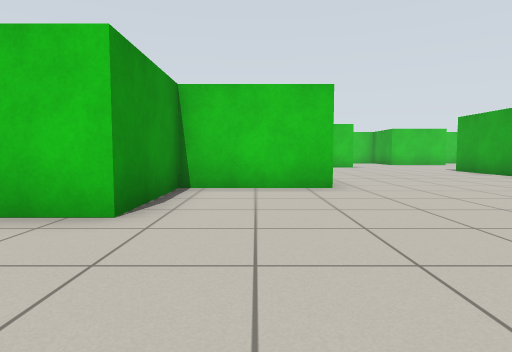
view 1 (above)

24 first-person views from a walk through a world built for the Gazebo simulator. The camera is 0.69 m above the floor, tilts 4° down and sees 75° across. The floor is counted in squares, 1 m on a side. Each view is taken from the middle of a square. On the plan, view 1 faces up. The plan holds only what a view shows up to about 10 squares ahead; the rest is blank. The place goes on beyond the plan. Robots are left out.

view 2
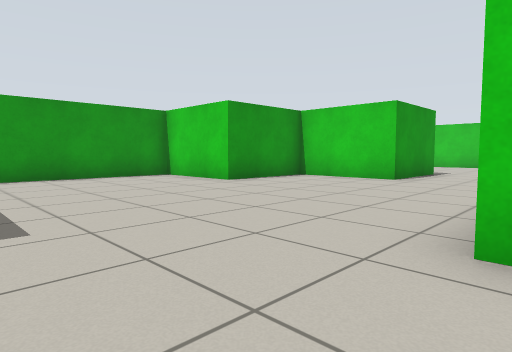

view 3
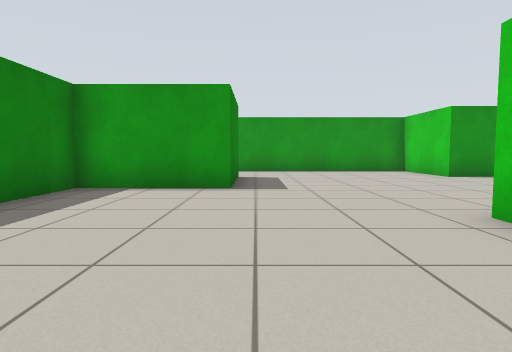

view 4
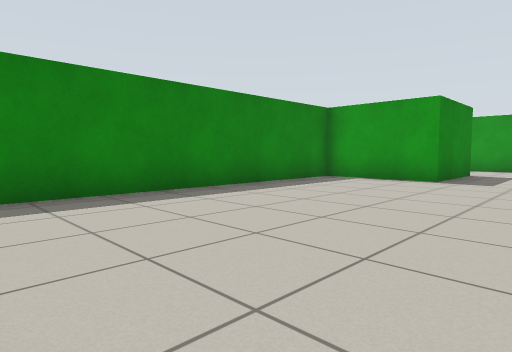

view 5
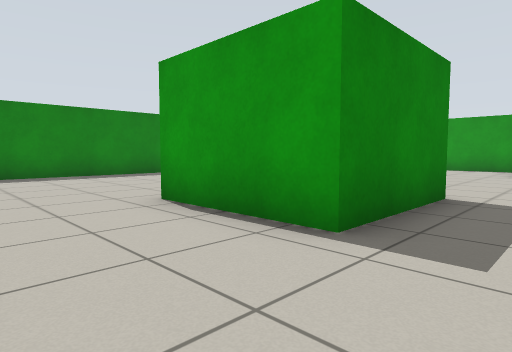

view 6
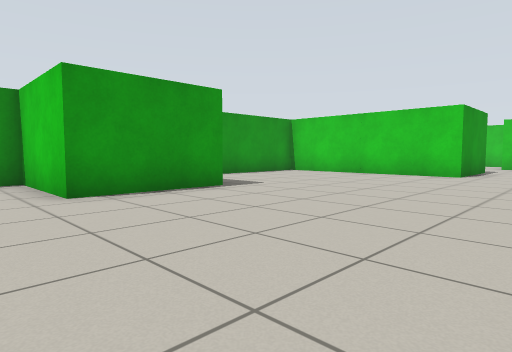

view 7
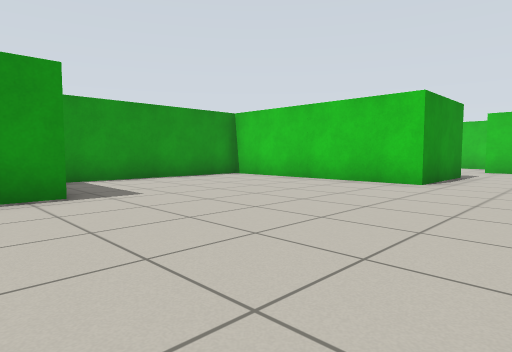

view 8
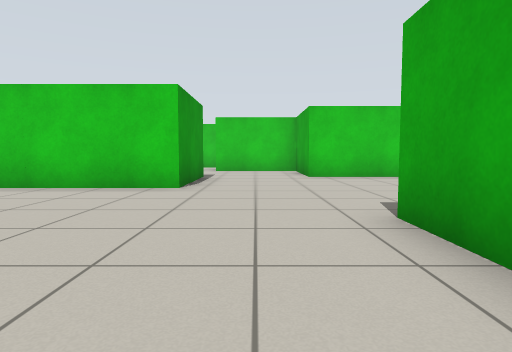

view 9
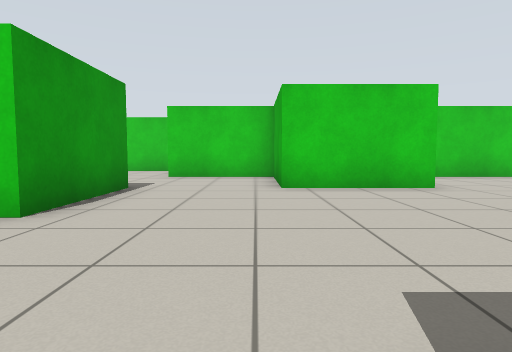

view 10
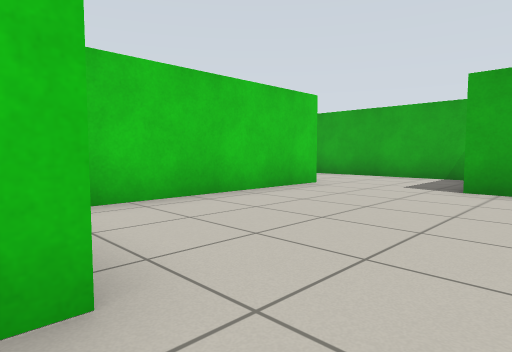

view 11
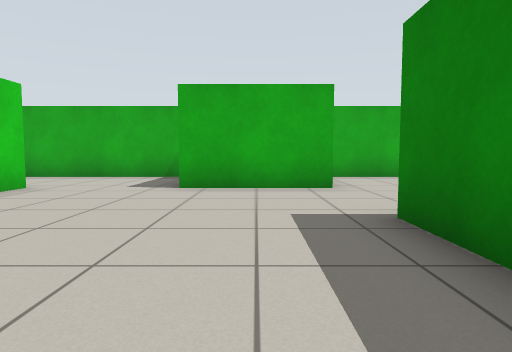

view 12
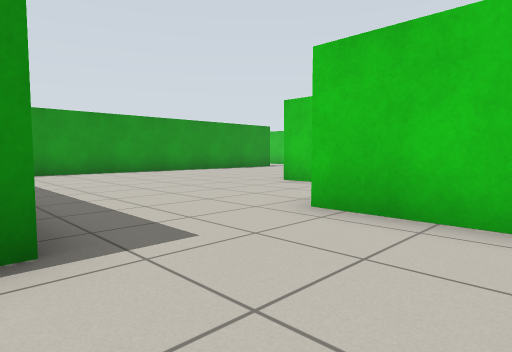

view 13
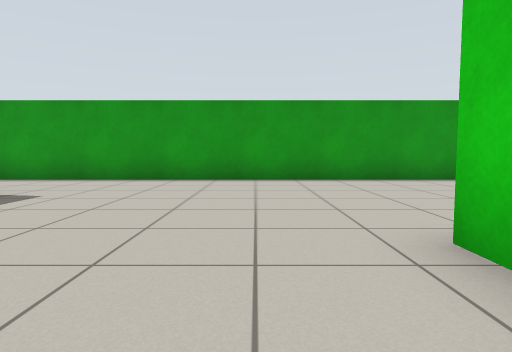

view 14
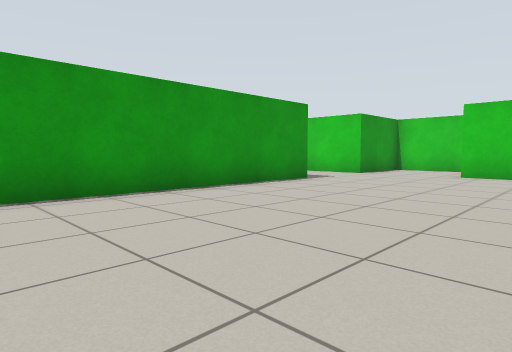

view 15
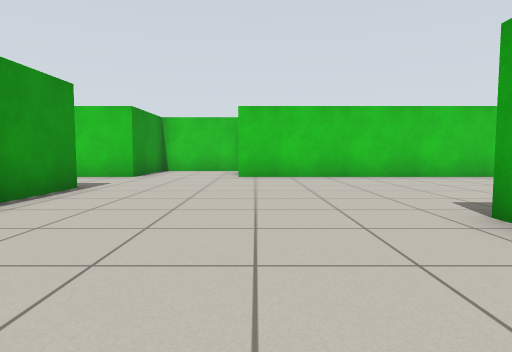

view 16
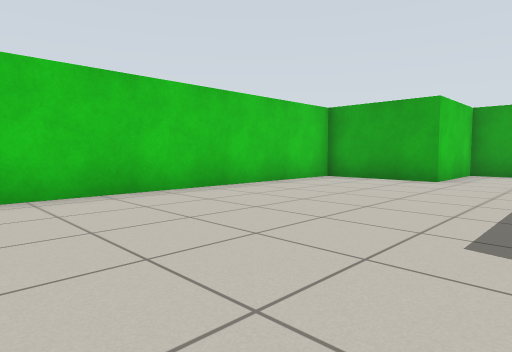

view 17
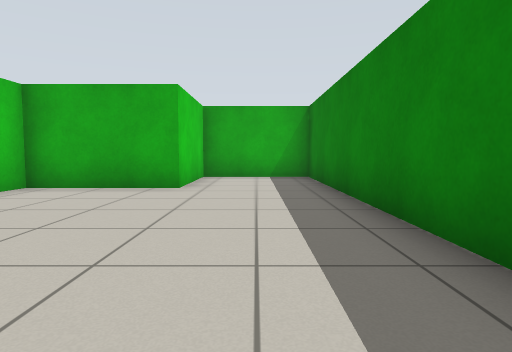

view 18
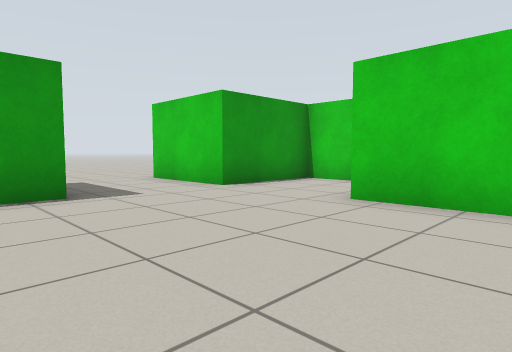

view 19
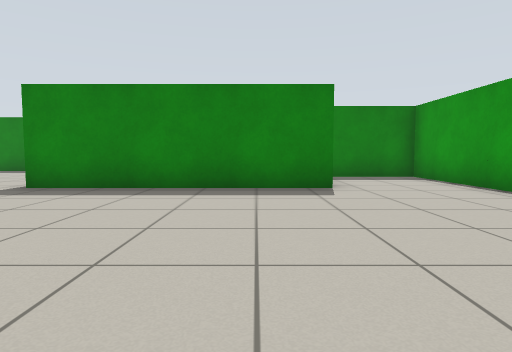

view 20
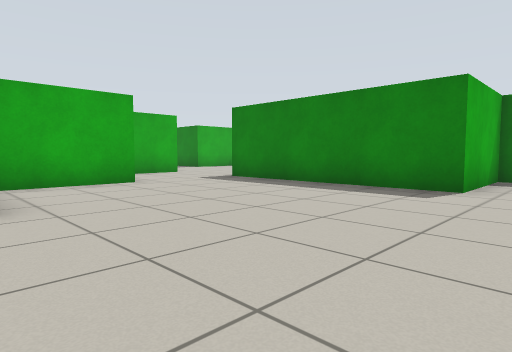

view 21
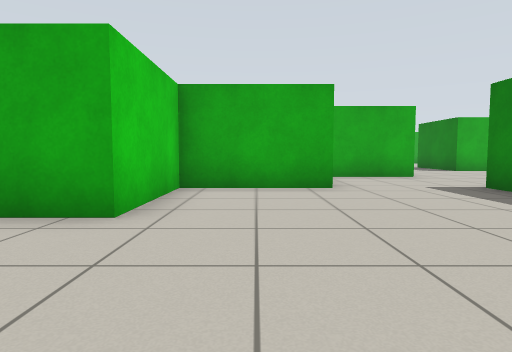

view 22
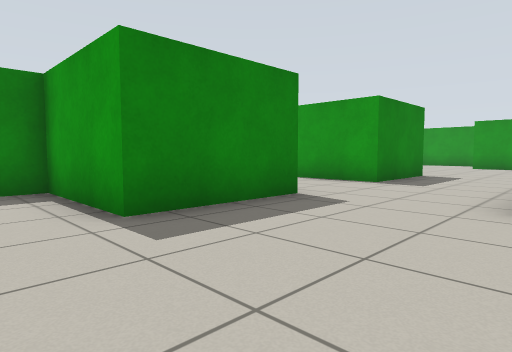

view 23
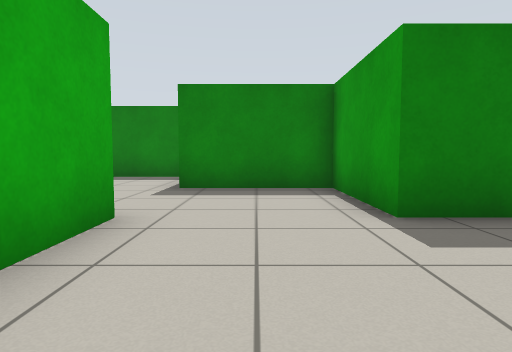

view 24
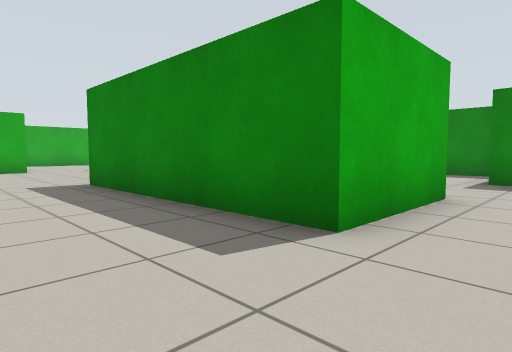

### Floor plan
Points are (right, up) in squares from view 1. A wall is a line through its corners. A room is listed if a view was taken in it or the views show most of it. See-through windows are left out.
Room 1 (views 1, 2, 3, 4, 5, 6, 7, 8, 9, 10, 11, 12, 13, 14, 15, 16, 17, 18, 19, 20, 21, 22, 23, 24)
walls: (11.9, 15.5) (13.5, 15.5); (10.6, 18.5) (7.5, 18.5) (7.5, 21.5) (4.5, 21.5) (4.5, 24.5) (1.5, 24.5) (1.5, 27.5); (16.5, 15.4) (16.5, 18.5); (16.6, 21.5) (11.5, 21.5); (7.5, 9.8) (7.5, 12.5); (19.5, 12.9) (19.5, 14.9); (19.5, 19.1) (19.5, 23.6); (1.5, 9.6) (1.5, 6.5) (-1.5, 6.5) (-1.5, 3.5) (-3.8, 3.5); (10.4, 3.5) (13.5, 3.5) (13.5, 0.5) (16.5, 0.5); (16.5, 3.4) (16.5, 6.5) (22.5, 6.5); (-1.5, 13.9) (-1.5, 10.2); (4.4, 3.5) (7.5, 3.5) (7.5, 0.5); (2.9, 27.5) (10.5, 27.5) (10.5, 30.5) (7.5, 30.5) (7.5, 33.5) (-1.5, 33.5); (17, -2.5) (19.1, -2.5); (-4.5, 2.9) (-4.5, -0.8); (-4.5, 30.6) (-4.5, 15.5) (-1.5, 15.5) (-1.5, 18.5) (4.5, 18.5) (4.5, 15.5) (0.2, 15.5); (-1.6, -2.5) (1.5, -2.5) (1.5, -5.5) (9.4, -5.5); (-3.1, 36.5) (-4.5, 36.5) (-4.5, 33.5) (-5.5, 33.5)

Positions as (right, up) in squares from view 1, and headings:
1: (0, 0), facing up
2: (5, -2), facing up-left
3: (8, -2), facing left
4: (10, 0), facing down-left
5: (10, 5), facing down-left
6: (7, 5), facing up-left
7: (7, 8), facing up-left
8: (6, 9), facing up
9: (7, 12), facing up
10: (10, 17), facing up-right
11: (10, 17), facing right
12: (7, 18), facing up-left
13: (4, 23), facing left
14: (1, 23), facing up-left
15: (-1, 24), facing up
16: (-1, 28), facing up-right
17: (1, 29), facing right
18: (1, 29), facing up-left
19: (0, 25), facing down
20: (-3, 25), facing down-right
21: (-2, 23), facing right
22: (15, 7), facing down-left
23: (15, 7), facing down
24: (15, 9), facing down-right
